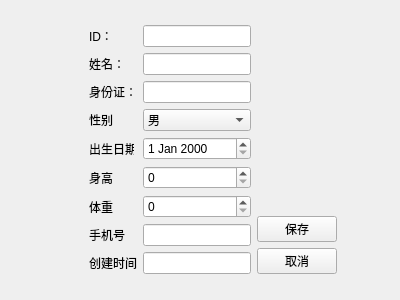
<?xml version="1.0" encoding="UTF-8"?>
<ui version="4.0">
 <class>PatientEditView</class>
 <widget class="QWidget" name="PatientEditView">
  <property name="geometry">
   <rect>
    <x>0</x>
    <y>0</y>
    <width>400</width>
    <height>300</height>
   </rect>
  </property>
  <property name="windowTitle">
   <string>编辑患者信息</string>
  </property>
  <layout class="QGridLayout" name="gridLayout">
   <item row="0" column="0">
    <spacer name="verticalSpacer_2">
     <property name="orientation">
      <enum>Qt::Orientation::Vertical</enum>
     </property>
     <property name="sizeHint" stdset="0">
      <size>
       <width>20</width>
       <height>44</height>
      </size>
     </property>
    </spacer>
   </item>
   <item row="1" column="0">
    <layout class="QHBoxLayout" name="horizontalLayout_2">
     <item>
      <spacer name="horizontalSpacer">
       <property name="orientation">
        <enum>Qt::Orientation::Horizontal</enum>
       </property>
       <property name="sizeHint" stdset="0">
        <size>
         <width>78</width>
         <height>20</height>
        </size>
       </property>
      </spacer>
     </item>
     <item>
      <layout class="QHBoxLayout" name="horizontalLayout">
       <item>
        <layout class="QFormLayout" name="formLayout">
         <item row="0" column="0">
          <widget class="QLabel" name="label">
           <property name="minimumSize">
            <size>
             <width>0</width>
             <height>0</height>
            </size>
           </property>
           <property name="text">
            <string>ID：</string>
           </property>
          </widget>
         </item>
         <item row="0" column="1">
          <widget class="QLineEdit" name="dbEditID"/>
         </item>
         <item row="1" column="0">
          <widget class="QLabel" name="label_2">
           <property name="text">
            <string>姓名：</string>
           </property>
          </widget>
         </item>
         <item row="1" column="1">
          <widget class="QLineEdit" name="dbEditName"/>
         </item>
         <item row="2" column="0">
          <widget class="QLabel" name="label_3">
           <property name="text">
            <string>身份证：</string>
           </property>
          </widget>
         </item>
         <item row="2" column="1">
          <widget class="QLineEdit" name="dbEditIdcard"/>
         </item>
         <item row="3" column="0">
          <widget class="QLabel" name="label_4">
           <property name="minimumSize">
            <size>
             <width>0</width>
             <height>0</height>
            </size>
           </property>
           <property name="maximumSize">
            <size>
             <width>45</width>
             <height>16777215</height>
            </size>
           </property>
           <property name="text">
            <string>性别</string>
           </property>
          </widget>
         </item>
         <item row="3" column="1">
          <widget class="QComboBox" name="dbSex">
           <property name="minimumSize">
            <size>
             <width>0</width>
             <height>0</height>
            </size>
           </property>
           <property name="maximumSize">
            <size>
             <width>16777215</width>
             <height>16777215</height>
            </size>
           </property>
           <item>
            <property name="text">
             <string>男</string>
            </property>
           </item>
           <item>
            <property name="text">
             <string>女</string>
            </property>
           </item>
          </widget>
         </item>
         <item row="4" column="0">
          <widget class="QLabel" name="label_5">
           <property name="minimumSize">
            <size>
             <width>0</width>
             <height>0</height>
            </size>
           </property>
           <property name="maximumSize">
            <size>
             <width>45</width>
             <height>16777215</height>
            </size>
           </property>
           <property name="text">
            <string>出生日期</string>
           </property>
          </widget>
         </item>
         <item row="4" column="1">
          <widget class="QDateEdit" name="dbDate"/>
         </item>
         <item row="5" column="0">
          <widget class="QLabel" name="label_6">
           <property name="text">
            <string>身高</string>
           </property>
          </widget>
         </item>
         <item row="5" column="1">
          <widget class="QSpinBox" name="dbHeight"/>
         </item>
         <item row="6" column="0">
          <widget class="QLabel" name="label_7">
           <property name="text">
            <string>体重</string>
           </property>
          </widget>
         </item>
         <item row="6" column="1">
          <widget class="QSpinBox" name="dbWeight"/>
         </item>
         <item row="7" column="0">
          <widget class="QLabel" name="label_8">
           <property name="text">
            <string>手机号</string>
           </property>
          </widget>
         </item>
         <item row="7" column="1">
          <widget class="QLineEdit" name="dbMobile"/>
         </item>
         <item row="8" column="0">
          <widget class="QLabel" name="label_9">
           <property name="text">
            <string>创建时间</string>
           </property>
          </widget>
         </item>
         <item row="8" column="1">
          <widget class="QLineEdit" name="dbCreateTime"/>
         </item>
        </layout>
       </item>
       <item>
        <layout class="QVBoxLayout" name="verticalLayout">
         <item>
          <spacer name="verticalSpacer">
           <property name="orientation">
            <enum>Qt::Orientation::Vertical</enum>
           </property>
           <property name="sizeHint" stdset="0">
            <size>
             <width>20</width>
             <height>40</height>
            </size>
           </property>
          </spacer>
         </item>
         <item>
          <widget class="QPushButton" name="pushButton">
           <property name="text">
            <string>保存</string>
           </property>
          </widget>
         </item>
         <item>
          <widget class="QPushButton" name="pushButton_2">
           <property name="text">
            <string>取消</string>
           </property>
          </widget>
         </item>
        </layout>
       </item>
      </layout>
     </item>
     <item>
      <spacer name="horizontalSpacer_2">
       <property name="orientation">
        <enum>Qt::Orientation::Horizontal</enum>
       </property>
       <property name="sizeHint" stdset="0">
        <size>
         <width>40</width>
         <height>20</height>
        </size>
       </property>
      </spacer>
     </item>
    </layout>
   </item>
   <item row="2" column="0">
    <spacer name="verticalSpacer_3">
     <property name="orientation">
      <enum>Qt::Orientation::Vertical</enum>
     </property>
     <property name="sizeHint" stdset="0">
      <size>
       <width>20</width>
       <height>44</height>
      </size>
     </property>
    </spacer>
   </item>
  </layout>
 </widget>
 <resources/>
 <connections/>
</ui>
